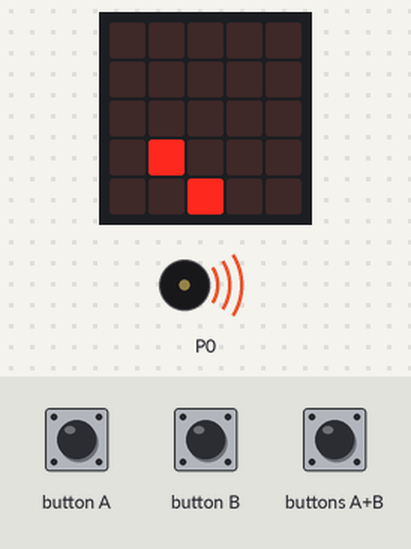
The program below on a simulated BBC micro:bit (MakeCode). Parts: the board's 5×5 LED display, buzzer (waves = sounding). The test bench sets the inputs (shaded band). Random numbers come from a fixed seed; the 48×5 strip is a reading aid, not a part: it shows the text the display is scrolling, unrolled, one strip-width of it at a time; the short countdown, score and lost-life animations are approximate; the run ends where the board's game-over animation would start. At 16.3 s the program stops and its outputs stay as they are.

Above: at 9.3 s.
9.4 s: button A pressed for 0.15 s
At 9.95 s:
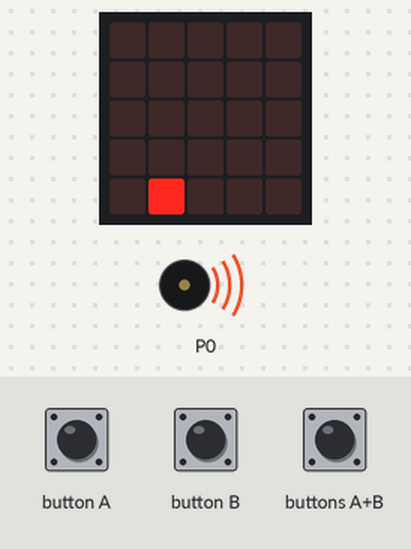
10.1 s: button B pressed for 0.15 s
At 10.43 s:
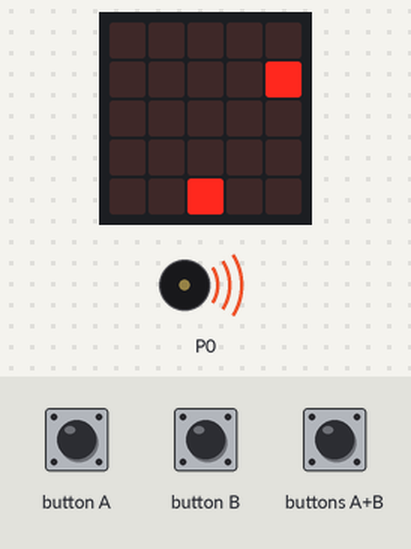
10.8 s: button A pressed for 0.15 s
At 17.2 s:
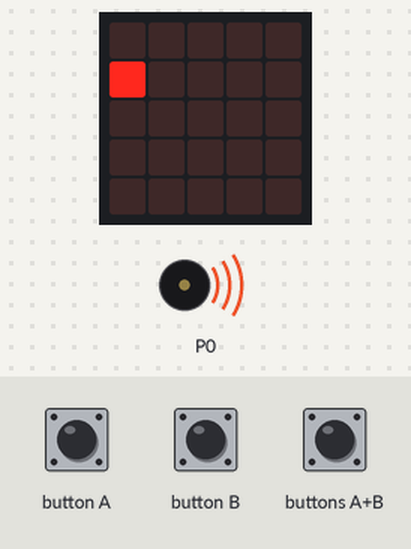
Timing chart, 0 to 17.8 s (numbered marks = the images above; inputs shaded):
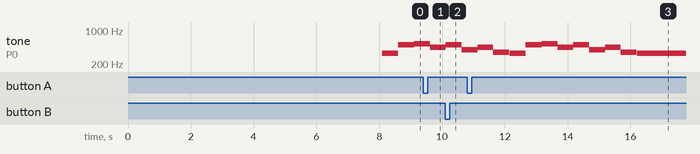

The program:

main.ts
```typescript
input.onButtonPressed(Button.A, function () {
    player.move(-1)
})
input.onButtonPressed(Button.AB, function () {
    if (game.score() == hoi22 || game.score() > hoi22) {
        hoi22 = hoi22 * 1.5
        game.addScore(game.score() * -1)
        score += 1
    }
})
input.onButtonPressed(Button.B, function () {
    player.move(1)
})
let Enemy: game.LedSprite = null
let player: game.LedSprite = null
let hoi22 = 0
let score = 1
hoi22 = 6
basic.showString("Waterman")
let Level = 1
player = game.createSprite(2, 4)
let Live = 3
basic.forever(function () {
    Enemy = game.createSprite(randint(0, 4), 0)
    for (let index = 0; index < 4; index++) {
        Enemy.change(LedSpriteProperty.Y, 1)
        basic.pause(500)
    }
    Enemy.delete()
    Live += -1
})
basic.forever(function () {
    if (Enemy.isTouching(player)) {
        game.addScore(score)
        Enemy.delete()
        Live += 1
    }
})
basic.forever(function () {
    if (Live == 0) {
        player.delete()
        basic.pause(100)
        game.gameOver()
    }
})
basic.forever(function () {
    if (!(game.isGameOver())) {
        music.playMelody("E B C5 A B G A F ", 120)
    }
})
```

test.ts
```typescript
// tests gaan hier; deze zal niet worden gecompileerd wanneer dit pakket wordt gebruikt als extensie.
```

Measured:
- by itself, tone on P0: plays 440 Hz for 0.51 s, 349 Hz for 0.50 s, 330 Hz for 0.51 s, 494 Hz for 0.51 s, 523 Hz for 0.51 s, 440 Hz for 0.51 s … (11 notes in this stretch)
